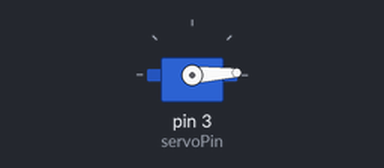
Recording of a program running on a simulated Arduino Uno, built with avr-gcc and run on an emulated ATmega328P. On the bench: servo.

Above: at 0.05 s.
At 1.3 s:
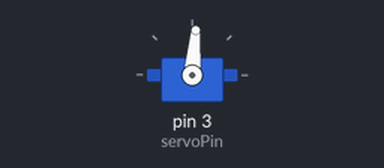
At 2.6 s:
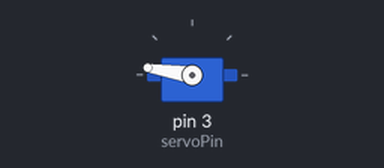
At 5.2 s:
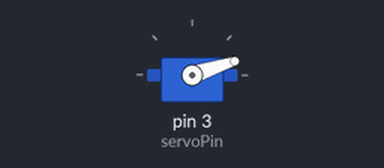
Timing chart, 0 to 7.1 s (numbered marks = the images above):
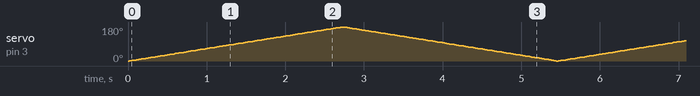

The program:

main.cpp
```cpp
/*
  Basic Servo Motor Program
  Arduino Uno + Servo Motor (no motor driver needed)

  Sweeps the servo back and forth between 0 and 180 degrees.
*/

#include <Arduino.h>
#include <Servo.h>

const int servoPin = 3; // signal wire to any PWM pin
Servo myServo;

void setup() {
  myServo.attach(servoPin);
}

void loop() {
  // Sweep from 0 to 180 degrees
  for (int angle = 0; angle <= 180; angle++) {
    myServo.write(angle);
    delay(15); // small delay controls sweep speed
  }

  // Sweep back from 180 to 0 degrees
  for (int angle = 180; angle >= 0; angle--) {
    myServo.write(angle);
    delay(15);
  }
}
```

MOTOR.cpp
```cpp
// // /*
// //   Motor Speed Control Only
// //   Arduino Uno + L298N Motor Driver
// //   Speed controlled via Serial Monitor input (0-255)
// //   Motors always spin in one fixed direction — only speed changes.

// //   Usage: Open the PlatformIO Serial Monitor (baud 9600),
// //          type a number between 0-255, press Enter.
// // */

// // #include <Arduino.h>

// // // ---------- L298N Motor Driver Pins ----------
// // const int ENA = 5;   // Left motor speed (PWM)
// // const int IN1 = 6;
// // const int IN2 = 7;
// // // const int IN3 = 8;
// // // const int IN4 = 9;
// // // const int ENB = 10;  // Right motor speed (PWM)

// // int motorSpeed = 1000; // starts at 0 (stopped)

// // void setup() {
// //   pinMode(ENA, OUTPUT);
// //   pinMode(IN1, OUTPUT);
// //   pinMode(IN2, OUTPUT);
// //   // pinMode(IN3, OUTPUT);
// //   // pinMode(IN4, OUTPUT);
// //   // pinMode(ENB, OUTPUT);

// //   // Fixed direction, set once
// //   digitalWrite(IN1, HIGH);
// //   digitalWrite(IN2, LOW);
// //   // digitalWrite(IN3, HIGH);
// //   // digitalWrite(IN4, LOW);

// //   Serial.begin(9600);
// //   Serial.println("Enter motor speed (0-255):");
// // }

// // void loop() {
// //   if (Serial.available() > 0) {
// //     int newSpeed = Serial.parseInt();

// //     Serial.print("Input Speed set to: ");
// //       Serial.println(motorSpeed);

// //     if(newSpeed == 2){
// //        digitalWrite(IN1, LOW);
// //        digitalWrite(IN2, HIGH);
// //       return;
// //     }

// //      if(newSpeed == 1){
// //        digitalWrite(IN1, HIGH);
// //        digitalWrite(IN2, LOW);
// //       return;
// //     }

//     if (newSpeed >= 0 && newSpeed <= 255) {
// //       motorSpeed = newSpeed;
// //       Serial.print("Speed set to: ");
// //       Serial.println(motorSpeed);
// //     } else {
    //   Serial.println("Please enter a value between 0 and 255.");
// //     }


// //   analogWrite(ENA, motorSpeed);
// //   // analogWrite(ENB, motorSpeed);
// // }
```
